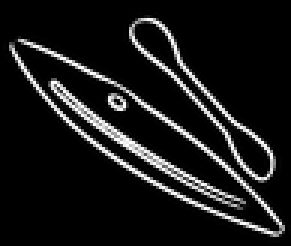
#> input picture nmutils/resources/canoe_SEM_ed.png, 97 x 82 px (shown 3 times larger)
$ python CDI.py   (Python 2 division)
#> lines starting #> are read from the running program, lines starting #| are printed output that depends on the picture
#!/usr/bin/python
# -*- coding: utf-8 -*-

# This implements the input/output algorithm described in Fienup1978

import matplotlib.pyplot as plt
from matplotlib import gridspec
import numpy as np
import time
import statprof
from nmutils import helpers
statprof.start()
#> (this line was passed over: statprof is not available in this run)
plt.ion()

import os
PATH = os.path.dirname(os.path.abspath(__file__))

PLOT = True
N = 1000000
beamStopSize = 4#4
shrinkWrapN = 100
shrinkWrapSigmaTight = 20
shrinkWrapSigmaLoose = 5#7
shrinkWrapThreshold = .2#2#.15
startHIO = 0
keepSupportTogether = True
allowSupportHoles = False # not implemented
enforceRealness = False # this messes up shrink wrap. suspicious. is there something fishy with shrink wrap?
beta = 0.5
photons = 0 #0 means don't apply noise
outputN = 10

#%%% Define the sample

sample = plt.imread(PATH + '/../resources/canoe_SEM_ed.png');
#> sample is the input picture: shape (82, 97) float32; min 0, max 1, mean 0.0963
sample = sample / sample.max()

# pad the image to make a square matrix
#sample = np.pad(sample, ((0,0), (1,0)), mode='constant'); print "ad hoc padding"
minPad = 100 # add these many zeros to the image's largest dimension on each side
maxAx = np.where(sample.shape == np.max(sample.shape))[0][0]
#> maxAx = 1
minAx = int(not maxAx)
#> minAx = 0
pads = [(0,0), (0,0)]
pads[maxAx] = (minPad,) * 2
pads[minAx] = (minPad + (sample.shape[maxAx] - sample.shape[minAx]) / 2,) * 2
sample = np.pad(sample, pads, mode='constant')
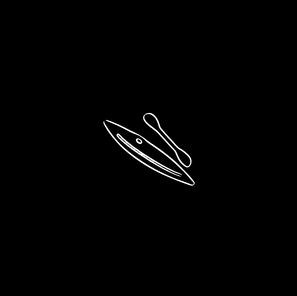
#> sample: shape (296, 297) float32; min 0, max 1, mean 0.00871

#%%% Define the support
linRatios = (.45, .45)
midPoint = tuple(np.array(sample.shape) / 2)
#> midPoint = (148, 148)
supportBox = ((midPoint[0] - sample.shape[0] * linRatios[0] / 2, midPoint[0] + sample.shape[0] * linRatios[0] / 2),
              (midPoint[1] - sample.shape[1] * linRatios[1] / 2, midPoint[1] + sample.shape[1] * linRatios[1] / 2) )
#> supportBox = ((81.4, 214.6), (81.17, 214.8))
support = np.zeros(sample.shape, dtype=int)
#> (the run stopped early here; a loop or call above may not have finished)
